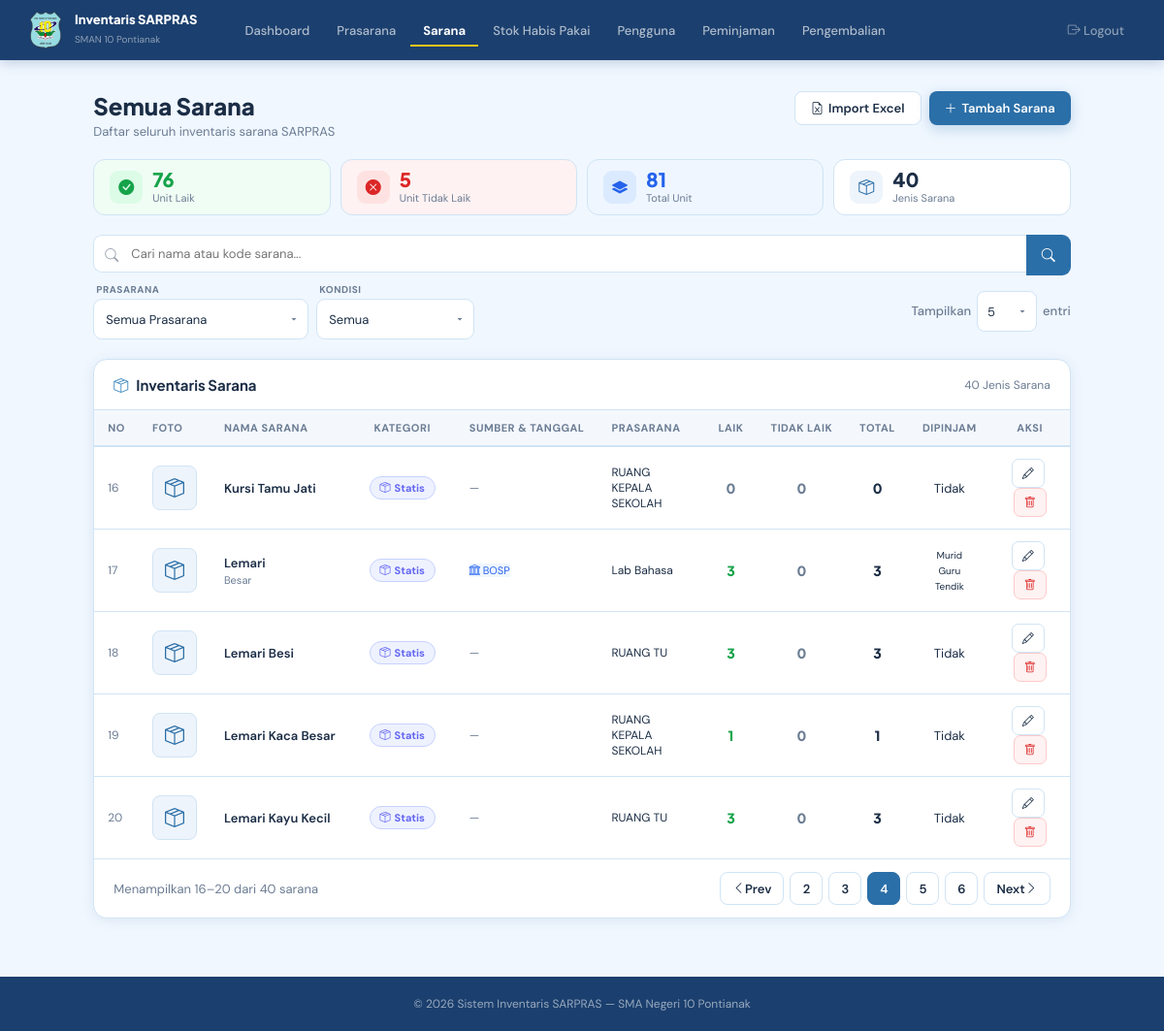
Screenshot of /admin/barang.php?page=4 (signed in) with the database file from the repository.
### tables this page shows
CREATE TABLE `barang` (
  `id_barang` int NOT NULL,
  `kode_barang` varchar(20) DEFAULT NULL,
  `nama_barang` varchar(100) NOT NULL,
  `id_ruangan` int NOT NULL,
  `jumlah` int NOT NULL,
  `jumlah_laik` int DEFAULT '0',
  `jumlah_tidak_laik` int DEFAULT '0',
  `deskripsi` text,
  `spesifikasi` text,
  `bisa_dipinjam` tinyint(1) DEFAULT '1',
  `pinjam_murid` tinyint(1) DEFAULT '1',
  `pinjam_guru` tinyint(1) DEFAULT '1',
  `pinjam_tendik` tinyint(1) DEFAULT '1',
  `foto` varchar(255) DEFAULT NULL,
  `kategori` enum('Barang Statis','Barang Habis Pakai') NOT NULL DEFAULT 'Barang Statis',
  `sumber_dana` varchar(150) DEFAULT NULL,
  `tanggal_pembelian` date DEFAULT NULL,
  `durasi_murid` int DEFAULT NULL COMMENT 'Batas waktu peminjaman murid (menit). NULL = bebas.',
  `durasi_guru` int DEFAULT NULL COMMENT 'Batas waktu peminjaman guru (menit). NULL = bebas.',
  `durasi_tendik` int DEFAULT NULL COMMENT 'Batas waktu peminjaman tendik (menit). NULL = bebas.'
);

CREATE TABLE `ruangan` (
  `id_ruangan` int NOT NULL,
  `nama_ruangan` varchar(75) NOT NULL,
  `keterangan` text,
  `foto` varchar(255) DEFAULT NULL,
  `panjang` decimal(8,2) DEFAULT NULL,
  `lebar` decimal(8,2) DEFAULT NULL,
  `persentase_kerusakan` decimal(5,2) DEFAULT '0.00'
);

### admin/barang.php (the view, shortened to what this page needs)
<?php
require_once "../config/koneksi.php";
$id_ruangan   = isset($_GET['ruangan']) ? (int)$_GET['ruangan'] : 0;
$nama_ruangan = '';
$search             = isset($_GET['q'])                  ? trim(mysqli_real_escape_string($conn, $_GET['q'])) : '';
$filter_ruangan     = isset($_GET['filter_ruangan'])     ? (int)$_GET['filter_ruangan']  : 0;
$filter_laik        = isset($_GET['filter_laik']) && in_array($_GET['filter_laik'],['laik','tidak_laik'])
                      ? $_GET['filter_laik'] : '';
$valid_per_page = [5,10,20,25,50,100];
$per_page = isset($_GET['per_page']) && in_array((int)$_GET['per_page'],$valid_per_page)
            ? (int)$_GET['per_page'] : 5;
$page = max(1, (int)($_GET['page'] ?? 1));
$where = "WHERE 1=1";
$total       = mysqli_fetch_assoc(mysqli_query($conn, "SELECT COUNT(*) as t FROM barang b $where"))['t'];
$total_pages = max(1, ceil($total / $per_page));
$page        = min($page, $total_pages);
$offset      = ($page - 1) * $per_page;
$barang_q = mysqli_query($conn, "
    SELECT b.*, r.nama_ruangan
    FROM barang b
    LEFT JOIN ruangan r ON b.id_ruangan = r.id_ruangan
    $where
    ORDER BY b.nama_barang ASC
    LIMIT $per_page OFFSET $offset
");
$sum_q = mysqli_fetch_assoc(mysqli_query($conn,
    "SELECT COALESCE(SUM(jumlah_laik),0) as total_laik,
            COALESCE(SUM(jumlah_tidak_laik),0) as total_tidak_laik
     FROM barang b $where"));
$total_laik      = (int)$sum_q['total_laik'];
$total_tidak_laik= (int)$sum_q['total_tidak_laik'];
$pending_count = mysqli_fetch_assoc(mysqli_query($conn,
    "SELECT COUNT(*) as t FROM pengguna WHERE status='pending'"))['t'];
$pm_menunggu   = mysqli_fetch_assoc(mysqli_query($conn,
    "SELECT COUNT(*) as t FROM peminjaman WHERE status='menunggu'"))['t'];
?>
<!DOCTYPE html>
<html lang="id">
<head>
  <link href="https://cdn.jsdelivr.net/npm/bootstrap-icons@1.11.1/font/bootstrap-icons.css" rel="stylesheet">
</head>
<body>
<nav class="navbar">
  <a href="dashboard.php" class="nav-brand">
    <img src="../assets/logo.png" alt="Logo">
    <div class="nav-brand-text">
      <strong>Inventaris SARPRAS</strong>
      <span>SMAN 10 Pontianak</span>
    </div>
  </a>
  <div class="nav-links">
    <a href="dashboard.php"    class="nav-link">Dashboard</a>
    <a href="ruangan.php"      class="nav-link">Prasarana</a>
    <a href="barang.php"       class="nav-link active">Sarana</a>
    <a href="stok_habis_pakai.php" class="nav-link">Stok Habis Pakai</a>
    <a href="pengguna.php"     class="nav-link">Pengguna<?php if ($pending_count > 0): ?><span class="nav-badge"><?= $pending_count ?></span><?php endif; ?></a>
    <a href="peminjaman.php"   class="nav-link">Peminjaman<?php if ($pm_menunggu > 0): ?><span class="nav-badge"><?= $pm_menunggu ?></span><?php endif; ?></a>
    <a href="pengembalian.php" class="nav-link">Pengembalian</a>
    <a href="../auth/logout.php" class="nav-link logout"><i class="bi bi-box-arrow-right"></i> Logout</a>
  </div>
</nav>
<div class="page-wrapper">
  <div class="page-header">
    <div>
      <div class="page-title"><?= $nama_ruangan ? htmlspecialchars($nama_ruangan) : 'Semua Sarana' ?></div>
      <div class="page-sub">
        <?= $id_ruangan
          ? 'Menampilkan sarana di prasarana <strong>'.htmlspecialchars($nama_ruangan).'</strong>'
          : 'Daftar seluruh inventaris sarana SARPRAS' ?>
      </div>
    </div>
    <div style="display:flex;gap:8px;flex-wrap:wrap;">
      <button class="btn btn-secondary" onclick="openModal('modalImportBarang')">
        <i class="bi bi-file-earmark-excel"></i> Import Excel
      </button>
      <button class="btn btn-primary" onclick="openAddModal()">
        <i class="bi bi-plus-lg"></i> Tambah Sarana
      </button>
    </div>
  </div>
  <div class="summary-row">
    <div class="summary-pill pill-laik">
      <div class="summary-pill-icon pill-laik-icon"><i class="bi bi-check-circle-fill"></i></div>
      <div>
        <div class="summary-pill-val" style="color:#16A34A;"><?= number_format($total_laik) ?></div>
        <div class="summary-pill-lbl">Unit Laik</div>
      </div>
    </div>
    <div class="summary-pill pill-tdk">
      <div class="summary-pill-icon pill-tdk-icon"><i class="bi bi-x-circle-fill"></i></div>
      <div>
        <div class="summary-pill-val" style="color:#DC2626;"><?= number_format($total_tidak_laik) ?></div>
        <div class="summary-pill-lbl">Unit Tidak Laik</div>
      </div>
    </div>
    <div class="summary-pill pill-total">
      <div class="summary-pill-icon pill-total-icon"><i class="bi bi-layers-fill"></i></div>
      <div>
        <div class="summary-pill-val" style="color:#2563EB;"><?= number_format($total_laik + $total_tidak_laik) ?></div>
        <div class="summary-pill-lbl">Total Unit</div>
      </div>
    </div>
    <div class="summary-pill" style="background:var(--card);">
      <div class="summary-pill-icon" style="background:#EEF4FB;color:var(--blue-dark);"><i class="bi bi-box-seam"></i></div>
      <div>
        <div class="summary-pill-val" style="color:var(--text);"><?= number_format($total) ?></div>
        <div class="summary-pill-lbl">Jenis Sarana</div>
      </div>
    </div>
  </div>
  <div class="toolbar">
    <div class="toolbar-row">
      <form method="GET" id="searchFormBarang" style="display:flex;gap:0;flex:1;min-width:200px;">
        <div class="search-wrap-inner">
          <input type="text" name="q" id="searchInputBarang" class="search-input"
                 placeholder="Cari nama atau kode sarana..."
                 value="<?= htmlspecialchars($search) ?>">
        </div>
        <button type="submit" class="btn-search"><i class="bi bi-search"></i></button>
      </form>
    </div>
    <?php if (!$id_ruangan): ?>
    <div class="toolbar-row">
      <form method="GET" id="filterFormBarang" style="display:contents;">
        <div class="filter-group">
          <span class="filter-label">Prasarana</span>
          <select name="filter_ruangan" class="filter-select" onchange="this.form.submit()">
            <option value="">Semua Prasarana</option>
          </select>
        </div>
        <div class="filter-group">
          <span class="filter-label">Kondisi</span>
          <select name="filter_laik" class="filter-select" onchange="this.form.submit()">
            <option value="">Semua</option>
          </select>
        </div>
        <div class="show-entries-inline">
          <span class="lbl">Tampilkan</span>
          <select class="sel" name="per_page" onchange="this.form.submit()">
            <option value="5"   <?= $per_page==5?'selected':'' ?>>5</option>
          </select>
          <span class="lbl">entri</span>
        </div>
      </form>
    </div>
    <?php endif; ?>
  </div>
  <div class="card">
    <div class="card-header">
      <div class="card-title"><i class="bi bi-box-seam"></i>
        <?= $nama_ruangan ? htmlspecialchars($nama_ruangan) : 'Inventaris Sarana' ?>
      </div>
      <span style="font-size:12px;color:var(--muted);"><?= number_format($total) ?> Jenis Sarana</span>
    </div>
    <div class="table-wrap">
      <table class="inv-table">
        <thead>
          <tr>
            <th style="width:38px;">No</th>
            <th style="width:50px;">Foto</th>
            <th>Nama Sarana</th>
            <th class="center" style="width:110px;">Kategori</th>
            <th style="width:115px;">Sumber &amp; Tanggal</th>
            <?php if (!$id_ruangan): ?><th style="width:110px;">Prasarana</th><?php endif; ?>
            <th class="center" style="width:52px;">Laik</th>
            <th class="center" style="width:62px;">Tidak Laik</th>
            <th class="center" style="width:52px;">Total</th>
            <th class="center" style="width:72px;">Dipinjam</th>
            <th class="center" style="width:82px;">Aksi</th>
          </tr>
        </thead>
        <tbody>
          <?php
          $no = $offset + 1; $has = false;
          while ($b = mysqli_fetch_assoc($barang_q)):
            $laik = (int)($b['jumlah_laik']       ?? 0);
            $tdk  = (int)($b['jumlah_tidak_laik']  ?? 0);
            $tot  = $laik + $tdk;
            $b_js = htmlspecialchars(json_encode([
              'id'                => $b['id_barang'],
              'kode'              => $b['kode_barang'],
              'nama'              => $b['nama_barang'],
              'id_ruangan'        => $b['id_ruangan'],
              'kategori'          => $b['kategori'] ?? 'Barang Statis',
              'deskripsi'         => $b['deskripsi']   ?? '',
              'spesifikasi'       => $b['spesifikasi']  ?? '',
              'jumlah_laik'       => $laik,
              'jumlah_tidak_laik' => $tdk,
              'bisa_dipinjam'     => $b['bisa_dipinjam'],
              'pinjam_murid'      => $b['pinjam_murid']  ?? 1,
              'pinjam_guru'       => $b['pinjam_guru']   ?? 1,
              'pinjam_tendik'     => $b['pinjam_tendik'] ?? 1,
              'durasi_murid'      => $b['durasi_murid']  ?? '',
              'durasi_guru'       => $b['durasi_guru']   ?? '',
              'durasi_tendik'     => $b['durasi_tendik'] ?? '',
              'foto'              => $b['foto'] ?? '',
              'sumber_dana'       => $b['sumber_dana'] ?? '',
              'tanggal_pembelian' => $b['tanggal_pembelian'] ?? '',
            ]), ENT_QUOTES);
          ?>
          <tr>
            <td style="color:var(--muted);font-size:12px;"><?= $no++ ?></td>
            <td>
              <?php if (!empty($b['foto'])): ?>
                <img src="../assets/foto_barang/<?= htmlspecialchars($b['foto']) ?>" alt="Foto"
                     style="width:46px;height:46px;object-fit:cover;border-radius:8px;border:1.5px solid var(--border);display:block;">
              <?php else: ?>
                <div style="width:46px;height:46px;border-radius:8px;background:#EEF4FB;border:1.5px solid var(--border);display:flex;align-items:center;justify-content:center;font-size:20px;color:var(--blue-dark);"><i class="bi bi-box-seam"></i></div>
              <?php endif; ?>
            </td>
            <td>
              <div style="font-weight:600;"><?= htmlspecialchars($b['nama_barang']) ?></div>
              <?php if (!empty($b['spesifikasi'])): ?>
                <div style="font-size:11px;color:var(--muted);margin-top:2px;"><?= htmlspecialchars(mb_strimwidth($b['spesifikasi'],0,50,'…')) ?></div>
              <?php endif; ?>
            </td>
            <td class="center">
              <?php
                $kat = $b['kategori'] ?? 'Barang Statis';
                $kat_color = $kat === 'Barang Habis Pakai' ? '#D97706' : '#6366F1';
                $kat_bg    = $kat === 'Barang Habis Pakai' ? '#FFFBEB' : '#EEF2FF';
                $kat_border= $kat === 'Barang Habis Pakai' ? '#FDE68A' : '#C7D2FE';
                $kat_icon  = $kat === 'Barang Habis Pakai' ? 'bi-arrow-repeat' : 'bi-box-seam';
              ?>
              <span style="display:inline-flex;align-items:center;gap:4px;padding:4px 10px;border-radius:20px;font-size:11px;font-weight:700;background:<?= $kat_bg ?>;color:<?= $kat_color ?>;border:1px solid <?= $kat_border ?>;white-space:nowrap;">
                <i class="bi <?= $kat_icon ?>" style="font-size:11px;"></i>
                <?= $kat === 'Barang Habis Pakai' ? 'Habis Pakai' : 'Statis' ?>
              </span>
            </td>
            <td style="font-size:12px;">
              <?php if (!empty($b['sumber_dana'])): ?>
                <span class="badge" style="background:#EFF6FF;color:#2563EB;font-size:11px;"><i class="bi bi-bank" style="margin:0;"></i> <?= htmlspecialchars($b['sumber_dana']) ?></span>
              <?php endif; ?>
              <?php if (!empty($b['tanggal_pembelian'])): ?>
                <div style="color:var(--muted);margin-top:3px;"><?= date('d/m/Y', strtotime($b['tanggal_pembelian'])) ?></div>
              <?php elseif (empty($b['sumber_dana'])): ?>
                <span style="color:var(--muted);">—</span>
              <?php endif; ?>
            </td>
            <?php if (!$id_ruangan): ?>
            <td style="font-size:12px;"><?= htmlspecialchars($b['nama_ruangan'] ?? '—') ?></td>
            <?php endif; ?>
            <td class="center">
              <span style="font-family:'Plus Jakarta Sans',sans-serif;font-weight:800;font-size:14px;color:<?= $laik > 0 ? '#16A34A' : 'var(--muted)' ?>;"><?= $laik ?></span>
            </td>
            <td class="center">
              <span style="font-family:'Plus Jakarta Sans',sans-serif;font-weight:800;font-size:14px;color:<?= $tdk > 0 ? '#DC2626' : 'var(--muted)' ?>;"><?= $tdk ?></span>
            </td>
            <td class="center">
              <span style="font-family:'Plus Jakarta Sans',sans-serif;font-weight:800;font-size:14px;color:var(--text);"><?= $tot ?></span>
            </td>
            <td class="center">
              <?php if ($b['bisa_dipinjam']): ?>
                <div style="display:flex;flex-direction:column;gap:3px;align-items:center;">
                  <?php if ($b['pinjam_murid']  ?? 1): ?><span class="badge badge-green"  style="font-size:10px;">Murid</span><?php endif; ?>
                  <?php if ($b['pinjam_guru']   ?? 1): ?><span class="badge badge-green"  style="font-size:10px;">Guru</span><?php endif; ?>
                  <?php if ($b['pinjam_tendik'] ?? 1): ?><span class="badge badge-green"  style="font-size:10px;">Tendik</span><?php endif; ?>
                </div>
              <?php else: ?>
                <span class="badge badge-gray">Tidak</span>
              <?php endif; ?>
            </td>
            <td class="center">
              <button class="btn btn-sm btn-secondary" onclick="openEditModal(<?= $b_js ?>)" style="margin-right:4px;"><i class="bi bi-pencil"></i></button>
              <button class="btn btn-sm btn-danger" onclick="openDeleteModal(<?= $b['id_barang'] ?>,'<?= htmlspecialchars(addslashes($b['nama_barang'])) ?>')"><i class="bi bi-trash"></i></button>
            </td>
          </tr>
          <?php endwhile; ?>
        </tbody>
      </table>
    </div>
    <?php if ($total > 0): ?>
    <div class="table-footer">
      <span>Menampilkan <?= $offset+1 ?>–<?= min($offset+$per_page,$total) ?> dari <?= number_format($total) ?> sarana</span>
      <div class="pag-btns">
        <?php
        $bu = '?' . ($id_ruangan ? "ruangan=$id_ruangan&nama=".urlencode($nama_ruangan)."&" : '')
            . ($filter_ruangan && !$id_ruangan ? "filter_ruangan=$filter_ruangan&" : '')
            . ($filter_laik ? "filter_laik=$filter_laik&" : '')
            . ($search ? "q=".urlencode($search)."&" : '')
            . ($per_page!=5 ? "per_page=$per_page&" : '');
        ?>
        <a href="<?= $bu ?>page=<?= $page-1 ?>" class="pag-btn pag-btn-text <?= $page<=1?'disabled':'' ?>"><i class="bi bi-chevron-left"></i> Prev</a>
        <?php for($i=max(1,$page-2);$i<=min($total_pages,$page+2);$i++): ?><a href="<?= $bu ?>page=<?= $i ?>" class="pag-btn <?= $i==$page?'active':'' ?>"><?= $i ?></a><?php endfor; ?>
        <a href="<?= $bu ?>page=<?= $page+1 ?>" class="pag-btn pag-btn-text <?= $page>=$total_pages?'disabled':'' ?>">Next <i class="bi bi-chevron-right"></i></a>
      </div>
    </div>
    <?php endif; ?>
  </div>
</div>
<footer>&copy; <?= date('Y') ?> Sistem Inventaris SARPRAS — SMA Negeri 10 Pontianak</footer>
</body>
</html>

### rows the page displays
barang: nama_barang "Kursi Tamu Jati", kategori "Statis", id_ruangan.nama_ruangan "RUANG KEPALA SEKOLAH", jumlah_laik "0", jumlah_tidak_laik "0", bisa_dipinjam "Tidak"
barang: nama_barang "Lemari", spesifikasi "Besar", kategori "Statis", sumber_dana "BOSP", id_ruangan.nama_ruangan "Lab Bahasa", jumlah_laik "3", jumlah_tidak_laik "0", bisa_dipinjam "Murid"
barang: nama_barang "Lemari Besi", kategori "Statis", id_ruangan.nama_ruangan "RUANG TU", jumlah_laik "3", jumlah_tidak_laik "0", bisa_dipinjam "Tidak"
barang: nama_barang "Lemari Kaca Besar", kategori "Statis", id_ruangan.nama_ruangan "RUANG KEPALA SEKOLAH", jumlah_laik "1", jumlah_tidak_laik "0", bisa_dipinjam "Tidak"
barang: nama_barang "Lemari Kayu Kecil", kategori "Statis", id_ruangan.nama_ruangan "RUANG TU", jumlah_laik "3", jumlah_tidak_laik "0", bisa_dipinjam "Tidak"

### other values shown
$total_laik "76"
$total_tidak_laik "5"
$total_laik + $total_tidak_laik "81"
$total "40"
$offset+1 "16"
min($offset+$per_page,$total) "20"
